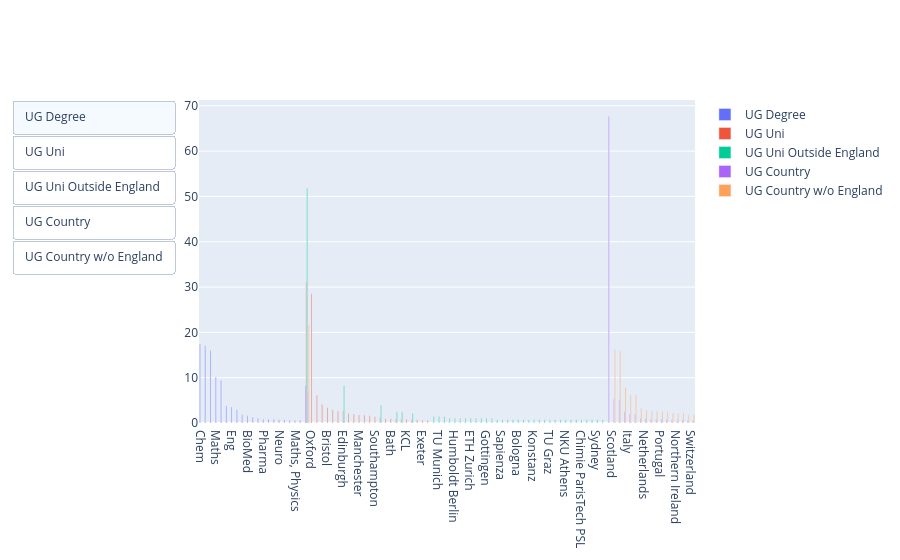

Notebook source saved alongside this figure:
### Code cell
# figure size
plt.figure(figsize=(10, 7))
fig = go.Figure()

column_names = ["UGCategory", "UGUniversity", "UGUniversity", "UGCountry", "UGCountry"]
limits = [5, 5, 2, 5, 5]
labels = [
    "UG Degree",
    "UG Uni",
    "UG Uni Outside England",
    "UG Country",
    "UG Country w/o England",
]
plot_title = [
    "Undergrad Degree Categories",
    "Undergrad Universities",
    "Undergrad Universities Outside England",
    "Undergrad Countries",
    "Undergrad Countries (No England)",
]
no_uk = [False, False, True, False, True]
buttons = []


for i, name in enumerate(column_names):
    limit = limits[i]
    label = labels[i]
    title = plot_title[i]
    no_uk_flag = no_uk[i]

    if no_uk_flag:
        counts = students.loc[students.UGCountry != 0]
        counts = counts.loc[counts[name] != 0]
        counts = (
            counts.loc[students.UGCountry != "England", name]
            .value_counts()
            .reset_index()
        )
    else:
        counts = students.loc[students[name] != 0, name].value_counts().reset_index()
    total = counts["count"].sum()
    counts["percent"] = counts["count"] / total * 100
    other = counts[counts["count"] < limit]
    counts = counts[counts["count"] >= limit]
    counts.loc[len(counts)] = ["Other", other["count"].sum(), other["percent"].sum()]

    # add pie chart for the distribution of the degrees
    # fig.add_trace(
    #     go.Bar(
    #         labels=counts[name],
    #         values=counts["percent"],
    #         hole=0.3,
    #         textinfo="label+percent",
    #         name=label,
    #     )
    # )

    fig.add_trace(
        go.Bar(
            x=counts[name],
            y=counts["percent"],
            name=label,
        )
    )

    visibility = [False] * len(column_names)
    visibility[i] = True

    sub_title = f"{title} (at least {limit} students)"

    buttons.append(
        dict(
            label=label,
            method="update",
            args=[
                {"visible": visibility},
                {"title": sub_title, "annotations": []},
            ],
        ),
    )


fig.update_layout(
    updatemenus=[
        dict(type="buttons", direction="down", active=0, buttons=list(buttons))
    ]
)

fig.show()

### Figure 1 — Plotly figure (JSON) as saved in the notebook; plotly's stock layout.template omitted (floating-point values rounded to 4 significant figures)
{"data": [{"name": "UG Degree", "type": "bar", "x": ["Chem", "Biology", "Physics", "Maths", "BioChem", "CompSci", "Eng", "BioTech", "BioEng", "BioMed", "Maths, CompSci", "EEE", "Pharma", "EIE", "MechEng", "Neuro", "LifeSci", "BioChem, Biology", "Maths, Physics", "Medicine", "Other"], "y": [17.43, 17.07, 15.98, 10.17, 9.443, 3.753, 3.511, 2.906, 1.816, 1.574, 1.332, 0.9685, 0.8475, 0.8475, 0.8475, 0.7264, 0.7264, 0.6053, 0.6053, 0.6053, 8.232]}, {"name": "UG Uni", "type": "bar", "x": ["Oxford", "Cambridge", "Imperial", "Bristol", "Nottingham", "Warwick", "Edinburgh", "UCL", "Sheffield", "Manchester", "Durham", "York", "Southampton", "St Andrews", "Leeds", "Bath", "Glasgow", "Heidelberg", "KCL", "Queen's Belfast", "QMUL", "Exeter", "Reading", "Other"], "y": [28.51, 6.141, 4.056, 3.36, 2.897, 2.665, 2.665, 2.086, 1.97, 1.738, 1.738, 1.622, 1.39, 1.275, 0.927, 0.927, 0.8111, 0.8111, 0.8111, 0.6952, 0.6952, 0.5794, 0.5794, 31.05]}, {"name": "UG Uni Outside England", "type": "bar", "x": ["Edinburgh", "St Andrews", "Heidelberg", "Glasgow", "Queen's Belfast", "LMU Munchen", "TU Munich", "Patras", "Aberdeen", "Humboldt Berlin", "Sao Paolo", "Tubingen", "ETH Zurich", "Ecole Polytechnique", "The Australian National University", "Gottingen", "ENS de Chimie Montpellier", "VU Amsterdam", "Sapienza", "Barcelona", "Instituto Superior Tecnico", "Bologna", "Monterrey", "Cardiff", "Konstanz", "Witwatersrand", "Groningen", "TU Graz", "Cologne", "Charles University", "NKU Athens", "Palermo", "Multimedia University", "Chimie ParisTech PSL", "Eotvos Lorand", "Nanyang", "Sydney", "Leiden", "Other"], "y": [8.214, 3.929, 2.5, 2.5, 2.143, 1.429, 1.429, 1.429, 1.071, 1.071, 1.071, 1.071, 1.071, 1.071, 1.071, 1.071, 1.071, 0.7143, 0.7143, 0.7143, 0.7143, 0.7143, 0.7143, 0.7143, 0.7143, 0.7143, 0.7143, 0.7143, 0.7143, 0.7143, 0.7143, 0.7143, 0.7143, 0.7143, 0.7143, 0.7143, 0.7143, 0.7143, 51.79]}, {"name": "UG Country", "type": "bar", "x": ["England", "Scotland", "Germany", "France", "Italy", "USA", "Spain", "Netherlands", "Australia", "India", "Portugal", "Canada", "Greece", "Northern Ireland", "China", "Hungary", "Switzerland", "Other"], "y": [67.71, 5.226, 5.11, 2.555, 1.974, 1.974, 1.045, 0.9292, 0.813, 0.813, 0.813, 0.813, 0.6969, 0.6969, 0.6969, 0.5807, 0.5807, 6.969]}, {"name": "UG Country w/o England", "type": "bar", "x": ["Scotland", "Germany", "France", "USA", "Italy", "Spain", "Netherlands", "Portugal", "Canada", "Australia", "India", "China", "Northern Ireland", "Greece", "Hungary", "Switzerland", "Other"], "y": [16.19, 15.83, 7.914, 6.115, 6.115, 3.237, 2.878, 2.518, 2.518, 2.518, 2.518, 2.158, 2.158, 2.158, 1.799, 1.799, 21.58]}], "layout": {"updatemenus": [{"active": 0, "buttons": [{"args": [{"visible": [true, false, false, false, false]}, {"annotations": [], "title": "Undergrad Degree Categories (at least 5 students)"}], "label": "UG Degree", "method": "update"}, {"args": [{"visible": [false, true, false, false, false]}, {"annotations": [], "title": "Undergrad Universities (at least 5 students)"}], "label": "UG Uni", "method": "update"}, {"args": [{"visible": [false, false, true, false, false]}, {"annotations": [], "title": "Undergrad Universities Outside England (at least 2 students)"}], "label": "UG Uni Outside England", "method": "update"}, {"args": [{"visible": [false, false, false, true, false]}, {"annotations": [], "title": "Undergrad Countries (at least 5 students)"}], "label": "UG Country", "method": "update"}, {"args": [{"visible": [false, false, false, false, true]}, {"annotations": [], "title": "Undergrad Countries (No England) (at least 5 students)"}], "label": "UG Country w/o England", "method": "update"}], "direction": "down", "type": "buttons"}]}}
